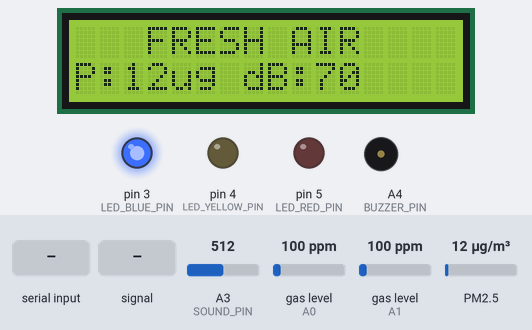
A sketch run on a simulated Arduino Uno, built with avr-gcc and run on an emulated ATmega328P. Parts: 16×2 character LCD, output pins drawn as LEDs (lit = HIGH), buzzer (waves = sounding, pin HIGH). The inputs (shaded band) are chosen by the test bench; at power-on: PM2.5 12 µg/m³, gas level (sensors on A0, A1) 100 ppm, A3 (SOUND_PIN) = 512. What the sketch prints to the serial monitor is not drawn.

Above: at 2.2 s.
2.3 s: "ALERT:90\n" received over the second serial link
At 3.96 s:
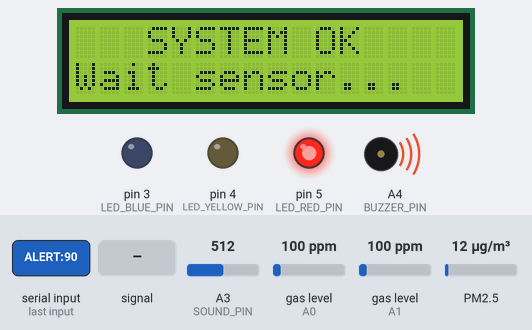
4.6 s: "ALERT:\n" received over the second serial link
At 4.68 s:
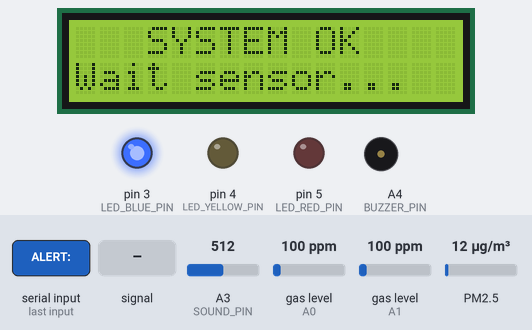
6.2 s: A3 (SOUND_PIN) fed a 200 Hz sine of ±81 counts around its level
At 6.8 s:
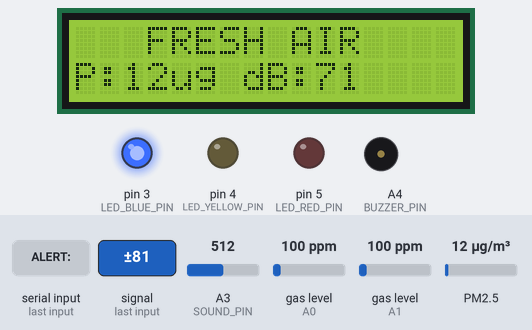
8.8 s: PM2.5 set to 150 µg/m³
At 9.4 s:
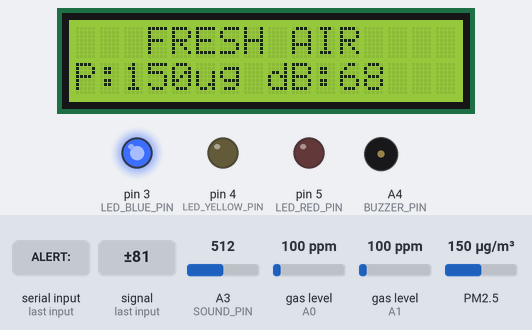
11.4 s: gas level (sensor on A0) set to 20 ppm
At 14.0 s:
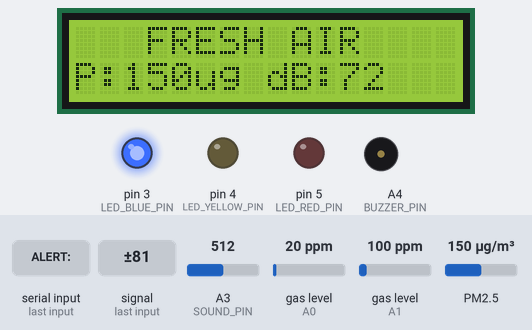
14.4 s: A3 (SOUND_PIN) set to 716
At 15.0 s:
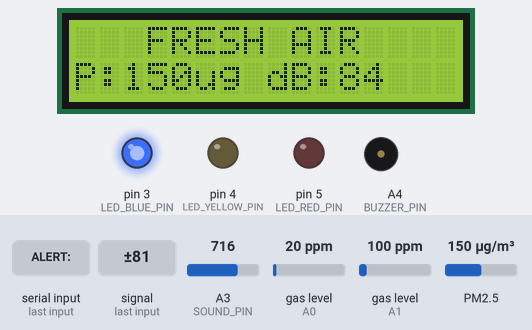
Timing chart, 0 to 17.1 s (numbered marks = the images above; inputs shaded):
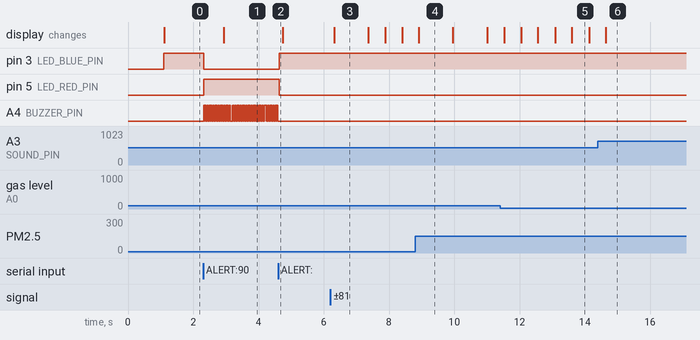

Measured:
- after the input at 2.3 s, pin 3 (LED_BLUE_PIN): HIGH → LOW at once; pin 5 (LED_RED_PIN): LOW → HIGH at once; A4 (BUZZER_PIN): alternates HIGH for 0.03 s and LOW for 0.03 s, starting at once; the display: changes after 0.64 s (image 1)
- after the input at 4.6 s, pin 3 (LED_BLUE_PIN): LOW → HIGH at once; pin 5 (LED_RED_PIN): HIGH → LOW at once; A4 (BUZZER_PIN): stops changing and stays LOW
- after the input at 6.2 s, the display: changes after 0.12 s (image 3)
- what the display in image 3 shows lasts 1.1 s, from 6.3 s to 7.4 s
- what the display in image 5 shows lasts 0.5 s, from 13.6 s to 14.1 s

The sketch:

arduno.ino
```cpp
#include <MQUnifiedsensor.h>
#include <SoftwareSerial.h>
#include <LiquidCrystal.h>
#include <GP2YDustSensor.h>

#define LED_BLUE_PIN   3
#define LED_YELLOW_PIN 4
#define LED_RED_PIN    5
#define BUZZER_PIN     A4

LiquidCrystal lcd(6, 7, 8, 9, 10, 11);
SoftwareSerial espSerial(13, 12);

#define DUST_LED_PIN  2
#define DUST_PIN      A2
#define SOUND_PIN     A3

GP2YDustSensor dustSensor(GP2YDustSensorType::GP2Y1010AU0F, DUST_LED_PIN, DUST_PIN);

#define Board "Arduino UNO"
MQUnifiedsensor MQ135(Board, 5, 10, A0, "MQ-135");
MQUnifiedsensor MQ7(Board, 5, 10, A1, "MQ-7");

int currentAlert = 0;

void setup() {
  Serial.begin(9600);
  espSerial.begin(9600);

  pinMode(LED_BLUE_PIN, OUTPUT);
  pinMode(LED_YELLOW_PIN, OUTPUT);
  pinMode(LED_RED_PIN, OUTPUT);
  pinMode(BUZZER_PIN, OUTPUT);
  digitalWrite(BUZZER_PIN, LOW);

  dustSensor.begin();
  lcd.begin(16, 2);
  lcd.print("System Init...");

  MQ135.setRegressionMethod(1); MQ135.setA(110.47); MQ135.setB(-2.862); MQ135.init(); MQ135.setR0(10.0);
  MQ7.setRegressionMethod(1); MQ7.setA(99.042); MQ7.setB(-1.518); MQ7.init(); MQ7.setR0(10.0);

  delay(1000); lcd.clear();
}

float getDust() {
  float dust = dustSensor.getDustDensity();
  return (dust < 0) ? 0 : dust;
}

float getSound() {
  long sum = 0;
  for(int i=0; i<32; i++) sum += analogRead(SOUND_PIN);
  float avg = sum/32.0;
  return map(avg, 0, 800, 35, 90);
}

void controlBuzzer(int level) {
  static unsigned long lastChange = 0;
  static bool state = false;
  unsigned long now = millis();
  unsigned long onDuration = 0;
  unsigned long offDuration = 0;

  if (level == 0) {
    digitalWrite(BUZZER_PIN, LOW);
    state = false;
    return;
  }
  else if (level == 1 || level == 2) {
    onDuration = 200;
    offDuration = 500;
  }
  else if (level == 3) {
    onDuration = 100;
    offDuration = 100;
  }

  if (state) {
    if (now - lastChange >= onDuration) {
      digitalWrite(BUZZER_PIN, LOW);
      state = false;
      lastChange = now;
    }
  } else {
    if (now - lastChange >= offDuration) {
      digitalWrite(BUZZER_PIN, HIGH);
      state = true;
      lastChange = now;
    }
  }
}

void loop() {

  MQ135.update(); float v135 = MQ135.readSensor();
  MQ7.update();   float v7 = MQ7.readSensor();
  float vDust = getDust();
  float vSound = getSound();


  static unsigned long lastSend = 0;
    Serial.print(v135); Serial.print(",");
    Serial.print(v7);   Serial.print(",");
    Serial.print(vDust);Serial.print(",");
    Serial.println(vSound);
  if (millis() - lastSend > 1000) {
    espSerial.print(v135); espSerial.print(",");
    espSerial.print(v7);   espSerial.print(",");
    espSerial.print(vDust);espSerial.print(",");
    espSerial.println(vSound);
    lastSend = millis();
  }

  while (espSerial.available()) {
    String resp = espSerial.readStringUntil('\n');
    resp.trim();
    Serial.println(resp);
    if (resp.startsWith("ALERT:")) {
      currentAlert = resp.substring(6).toInt();
    }
  }


  controlBuzzer(currentAlert);

  if (currentAlert == 0) {
    digitalWrite(LED_BLUE_PIN, HIGH); digitalWrite(LED_YELLOW_PIN, LOW); digitalWrite(LED_RED_PIN, LOW);
  } else if (currentAlert <= 2) {
    digitalWrite(LED_BLUE_PIN, LOW); digitalWrite(LED_YELLOW_PIN, HIGH); digitalWrite(LED_RED_PIN, LOW);
  } else {
    digitalWrite(LED_BLUE_PIN, LOW); digitalWrite(LED_YELLOW_PIN, LOW); digitalWrite(LED_RED_PIN, HIGH);
  }

  static unsigned long lastLCD = 0;
 if (millis() - lastLCD > 500) {
    lcd.setCursor(0, 0);

    if (currentAlert == 0) {
      lcd.print("   FRESH AIR    ");
      lcd.setCursor(0, 1);

      lcd.print("P:");
      lcd.print((int)vDust);
      lcd.print("ug ");
      lcd.print("dB:");
      lcd.print((int)vSound);
      lcd.print("  ");
    }


    else if (currentAlert == 1) {
      lcd.print("AIR POLLUTION ");
      lcd.setCursor(0, 1);

      lcd.print("P:");
      lcd.print((int)vDust);
      lcd.print(" C:");
      lcd.print(v7, 1);
      lcd.print("      ");
    }

    else if (currentAlert == 2) {
      lcd.print("NOISE POLLUTION ");
      lcd.setCursor(0, 1);
      lcd.print("Level: ");
      lcd.print(vSound, 1);
      lcd.print(" dB   ");
    }

    else if (currentAlert == 3){
      lcd.print("BOTH POLLUTED");
      lcd.setCursor(0, 1);

      lcd.print("P:");
      lcd.print((int)vDust);
      lcd.print("  dB:");
      lcd.print((int)vSound);
      lcd.print("   ");
    }

    else {
      lcd.print("   SYSTEM OK    ");
      lcd.setCursor(0, 1);
      lcd.print("Wait sensor...  ");
    }

    lastLCD = millis();
  }
}
```
